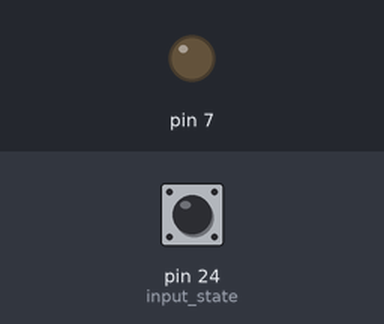
The program below on a simulated Raspberry Pi (header pin numbers). Shown: output pins drawn as LEDs (lit = HIGH). The test bench sets the inputs (shaded band); at power-on: pin 24 (input_state) HIGH. What the program prints to the terminal is not drawn.

Above: at 1.2 s.
1.3 s: pin 24 (input_state) pulled LOW for 0.15 s
At 1.37 s:
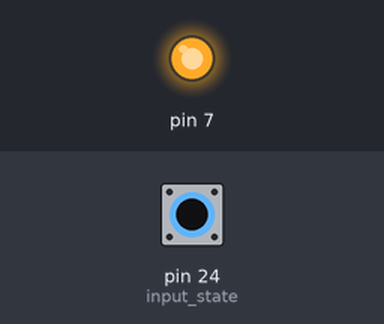
2.9 s: pin 24 (input_state) pulled LOW for 3.2 s
At 6.8 s:
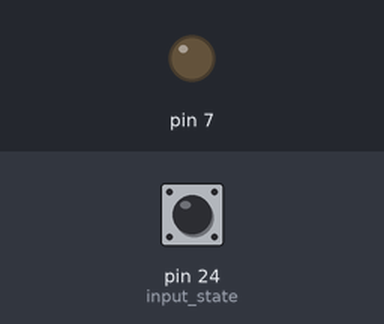
Timing chart, 0 to 8.3 s (numbered marks = the images above; inputs shaded):
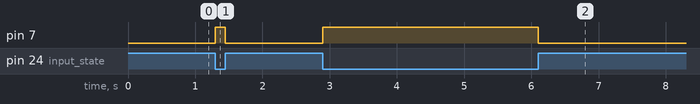

Measured:
- after the input at 1.3 s, pin 7: LOW → HIGH at once, → LOW 0.15 s later
- after the input at 2.9 s, pin 7: LOW → HIGH at once, → LOW 3.2 s later

The program:

Proyecto_5__LED_y_pulsador_.py
```python
import RPi.GPIO as GPIO
import time

GPIO.setmode(GPIO.BOARD)
GPIO.setup(7,GPIO.OUT)
GPIO.setup(24, GPIO.IN, pull_up_down = GPIO.PUD_UP)


while True:
    input_state = GPIO.input(24)
    if input_state == False:
        print('Botón pulsado')
        GPIO.output(7, True)
    if input_state == True:
        print('Botón  NO pulsado')
        GPIO.output(7, False)
```
